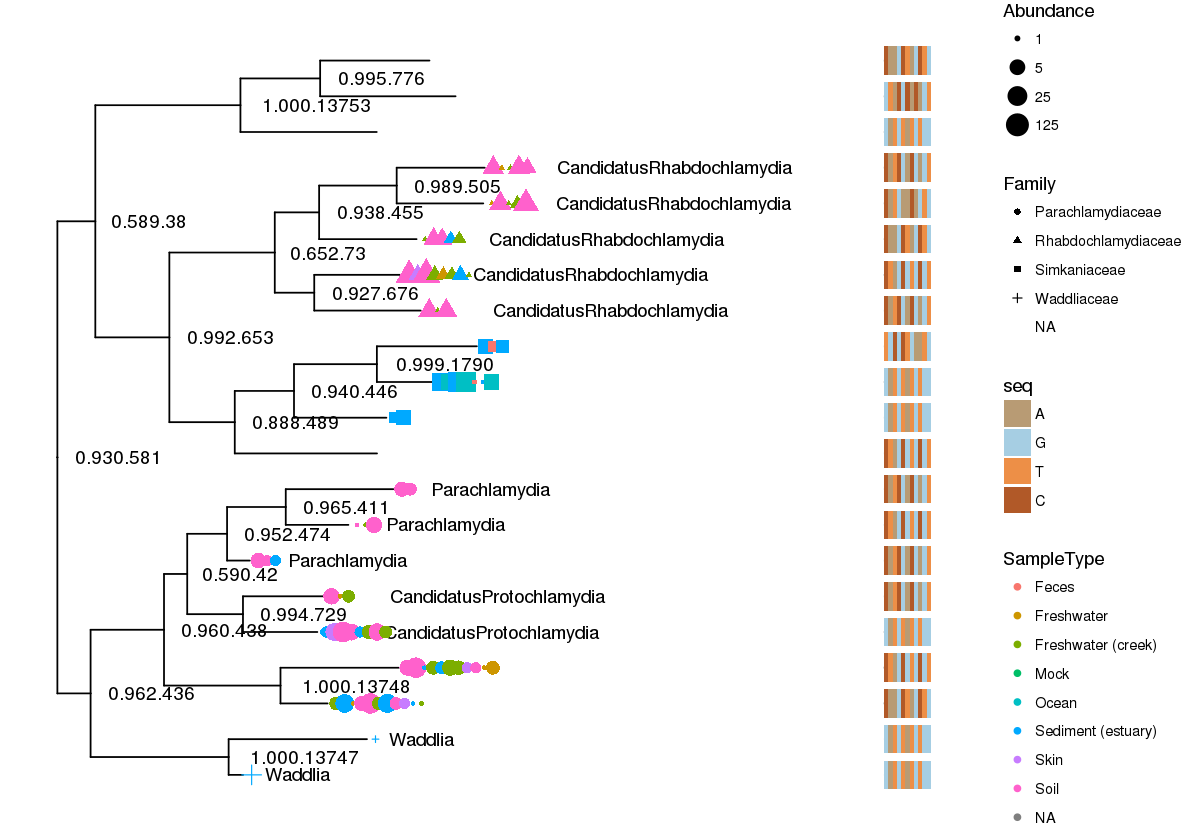

R code for this plot:
library(phyloseq)

data(GlobalPatterns)
GP <- prune_taxa(taxa_sums(GlobalPatterns) > 0, GlobalPatterns)
GP.chl <- subset_taxa(GP, Phylum=="Chlamydiae")


library(scales)
library(ggtree)
fig <- ggtree(GP.chl, ladderize = FALSE) + geom_text2(aes(subset=!isTip, label=label), hjust=-.2, size=4) +
    geom_tiplab(aes(label=Genus), hjust=-.3) +
    geom_point(aes(x=x+hjust, color=SampleType, shape=Family, size=Abundance),na.rm=TRUE) +
    scale_size_continuous(trans=log_trans(5)) +
    theme(legend.position="right")

df <- fortify(GP.chl)
barcode <- as.character(df$Barcode_full_length)
names(barcode) <- df$label
barcode <- barcode[!is.na(barcode)]
fig = msaplot(fig, Biostrings::BStringSet(barcode), width=.1, offset=.1)

png("ggtree.png", width=1200, height=840, res=120)
print(fig)
dev.off()

pdf("ggtree.pdf", width = 12, height = 8.4, useDingbats=F)
print(fig)
dev.off()
